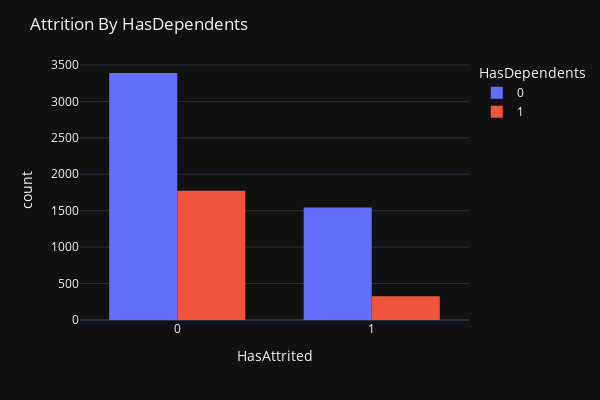

Notebook source saved alongside this figure:
### Markdown cell above
### ‣ Individuals that have 0 (No) HasDependents are more likely to be attrited.

### Code cell
fig = px.histogram(data, x="HasAttrited", color="HasDependents", barmode="group")
fig.update_layout(
    template="plotly_dark",  
    bargap = 0.3,
    title="Attrition By HasDependents",  
    legend=dict(title="HasDependents"),  
    width=600,
    height=400,)

### Figure 1 — Plotly figure (JSON) as saved in the notebook; plotly's stock layout.template omitted (floating-point values rounded to 4 significant figures; data arrays with more than 128 entries replaced by an {"elided": "..."} marker saying what was removed)
{"data": [{"alignmentgroup": "True", "bingroup": "x", "hovertemplate": "HasDependents=0<br>HasAttrited=%{x}<br>count=%{y}<extra></extra>", "legendgroup": "0", "marker": {"color": "#636efa", "pattern": {"shape": ""}}, "name": "0", "offsetgroup": "0", "orientation": "v", "showlegend": true, "type": "histogram", "x": {"elided": "4933 int values"}, "xaxis": "x", "yaxis": "y"}, {"alignmentgroup": "True", "bingroup": "x", "hovertemplate": "HasDependents=1<br>HasAttrited=%{x}<br>count=%{y}<extra></extra>", "legendgroup": "1", "marker": {"color": "#EF553B", "pattern": {"shape": ""}}, "name": "1", "offsetgroup": "1", "orientation": "v", "showlegend": true, "type": "histogram", "x": {"elided": "2099 int values"}, "xaxis": "x", "yaxis": "y"}], "layout": {"bargap": 0.3, "barmode": "group", "height": 400, "legend": {"title": {"text": "HasDependents"}, "tracegroupgap": 0}, "margin": {"t": 60}, "title": {"text": "Attrition By HasDependents"}, "width": 600, "xaxis": {"anchor": "y", "domain": [0, 1], "title": {"text": "HasAttrited"}}, "yaxis": {"anchor": "x", "domain": [0, 1], "title": {"text": "count"}}}}
